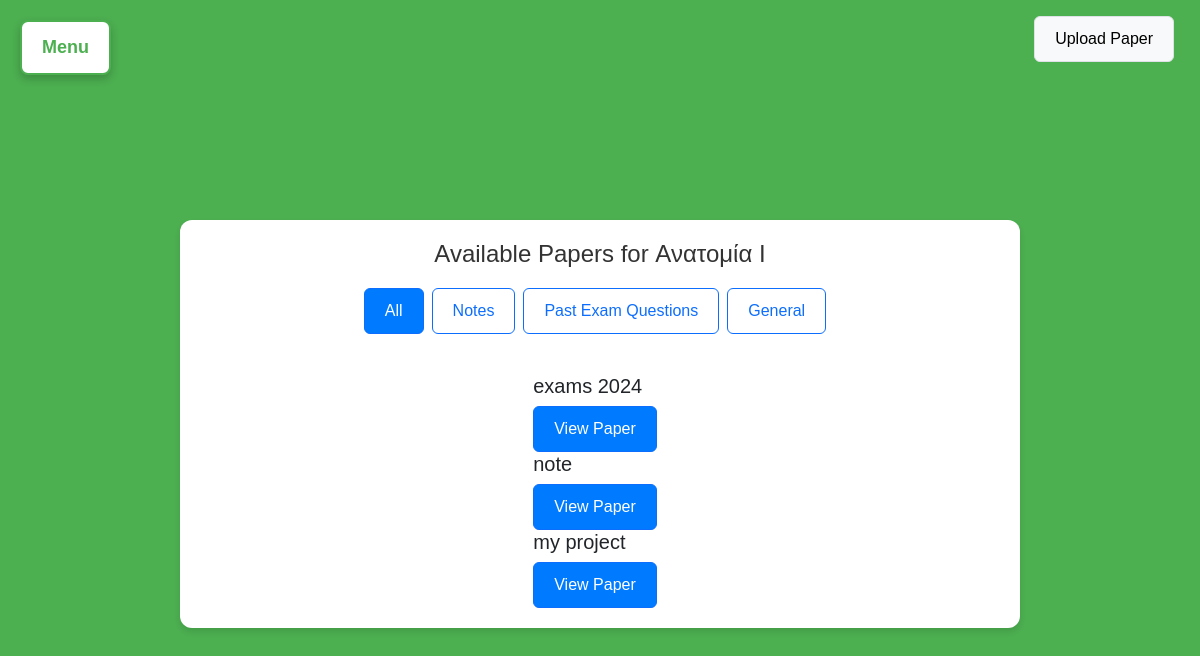
The app's page /papers/51/51/ with its own data.
### myapp/models.py (models this page shows, shortened)
class Course(models.Model):
    name = models.CharField(max_length=255)
    department = models.ForeignKey(Department, on_delete=models.CASCADE, related_name='courses')

class Paper(models.Model):
    title = models.CharField(max_length=255)
    description = models.TextField(default="No description available")
    CATEGORY_CHOICES = [
    ('notes', 'Notes'),
    ('exams', 'Past Exam Questions'),
    ('general', 'General'),
]
    category = models.CharField(max_length=10, choices=CATEGORY_CHOICES, default='general')
    file = models.FileField(upload_to='papers/')  # Folder where the papers will be stored
    course = models.ForeignKey(Course, related_name='papers', on_delete=models.CASCADE)
    uploaded_at = models.DateTimeField(auto_now_add=True)

### myapp/views.py (the view)
# urls.py: path('papers/<int:department_id>/<int:course_id>/', views.papers_view, name='papers'),  # Shows all papers for a course
def papers_view(request, department_id, course_id):
    from .models import Paper
    department = Department.objects.get(id=department_id)
    course = Course.objects.get(id=course_id)
    papers = Paper.objects.filter(course=course)  # You can filter papers by course
    return render(request, 'papers.html', {
        'department': department,
        'course': course,
        'papers': papers,
        'current_category': 'all'
    })

### myapp/templates/papers.html (shortened to what this page needs)
<!DOCTYPE html>
<html lang="en">
    {% load static %}
<head>
    <link href="https://cdn.jsdelivr.net/npm/bootstrap@5.3.0-alpha1/dist/css/bootstrap.min.css" rel="stylesheet">
    <link rel="stylesheet" href="{% static 'css/style.css' %}">
</head>
<body class="papers-page">
    <div class="dropdown-container">
        <button class="dropdown-btn" id="menu-toggle">Menu</button>
    </div>
    <div class="position-absolute top-0 end-0 p-3">
        <a href="{% url 'upload_paper' %}" class="btn btn-light border">Upload Paper</a>
    </div>
    <div class="container mt-5">
        <h2 class="text-center">Available Papers for {{ course.name }}</h2>
        <div class="d-flex justify-content-end mb-3">
            <a href="{% url 'papers' department_id=department.id course_id=course.id %}"
               class="btn {% if current_category == 'all' %}btn-primary{% else %}btn-outline-primary{% endif %} me-2">
                All
            </a>
            <a href="{% url 'papers_by_category' department_id=department.id course_id=course.id category='notes' %}"
               class="btn {% if current_category == 'notes' %}btn-primary{% else %}btn-outline-primary{% endif %} me-2">
                Notes
            </a>
            <a href="{% url 'papers_by_category' department_id=department.id course_id=course.id category='exams' %}"
               class="btn {% if current_category == 'exams' %}btn-primary{% else %}btn-outline-primary{% endif %} me-2">
                Past Exam Questions
            </a>
            <a href="{% url 'papers_by_category' department_id=department.id course_id=course.id category='general' %}"
               class="btn {% if current_category == 'general' %}btn-primary{% else %}btn-outline-primary{% endif %}">
                General
            </a>
        </div>
        <div class="paper-list mt-4">
            <form method="POST" action="{% url 'papers' department_id=department.id course_id=course.id %}">
                {% for paper in papers %}
                    <div class="paper-item">
                        <h5>{{ paper.title }}</h5>
                        <a href="{% url 'paper_detail' department_id=department.id course_id=course.id paper_id=paper.id %}" class="btn btn-primary">View Paper</a>
                    </div>
                {% empty %}
                    <p>No papers available for this course.</p>
                {% endfor %}
            </form>
        </div>
    </div>
</body>
</html>

### myapp/static/css/style.css (style rules this page uses)
body { background-color: #f7f7f7; font-family: 'Arial', sans-serif; margin: 0; padding: 0; }
h2 { margin-bottom: 20px; color: #333; font-size: 24px; }
a { text-decoration: none; color: #4CAF50; }
.dropdown-container { position: fixed; top: 20px; left: 20px; display: inline-block; }
.container { max-width: 1000px; margin: 0 auto; padding: 20px; }
button { font-size: 16px; padding: 10px 20px; border-radius: 8px; }
.papers-page { display: flex; justify-content: center; align-items: center; height: 100vh; background-color: #4CAF50; }
.papers-page .container { width: 70%; padding: 20px; background-color: #ffffff; box-shadow: 0 4px 6px rgba(0, 0, 0, 0.1); border-radius: 12px; }
.university-page .container, .department-page .container, .papers-page .container { display: flex; flex-direction: column; justify-content: center; align-items: center; }
.btn { margin-right: 10px; padding: 10px 20px; font-size: 16px; }
.btn-primary { background-color: #007bff; color: white; }
.dropdown-btn { background-color: white; color: #4CAF50; padding: 12px 20px; font-size: 18px; border: 2px solid #4CAF50; cursor: pointer; border-radius: 8px; font-weight: bold; box-shadow: 0 4px 8px rgba(0, 0, 0, 0.2); }

### records on screen
Course: name "Ανατομία Ι"
Paper: title "exams 2024"
Paper: title "note"
Paper: title "my project"
